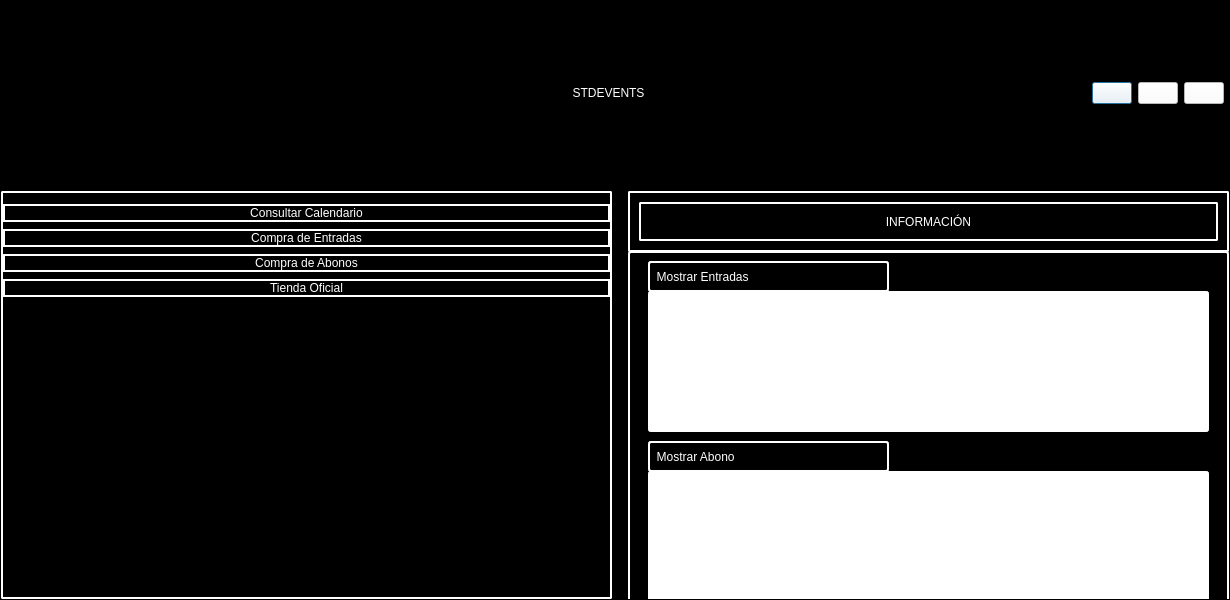
<?xml version="1.0" encoding="UTF-8"?>
<ui version="4.0">
 <class>vistaCliente</class>
 <widget class="QDialog" name="vistaCliente">
  <property name="geometry">
   <rect>
    <x>0</x>
    <y>0</y>
    <width>1230</width>
    <height>600</height>
   </rect>
  </property>
  <property name="sizePolicy">
   <sizepolicy hsizetype="Preferred" vsizetype="Preferred">
    <horstretch>0</horstretch>
    <verstretch>0</verstretch>
   </sizepolicy>
  </property>
  <property name="windowTitle">
   <string>Dialog</string>
  </property>
  <layout class="QVBoxLayout" name="verticalLayout">
   <property name="leftMargin">
    <number>0</number>
   </property>
   <property name="topMargin">
    <number>0</number>
   </property>
   <property name="rightMargin">
    <number>0</number>
   </property>
   <property name="bottomMargin">
    <number>0</number>
   </property>
   <item>
    <widget class="QFrame" name="frame">
     <property name="styleSheet">
      <string notr="true">background-color: rgb(0, 0, 0);</string>
     </property>
     <property name="frameShape">
      <enum>QFrame::StyledPanel</enum>
     </property>
     <property name="frameShadow">
      <enum>QFrame::Raised</enum>
     </property>
     <layout class="QVBoxLayout" name="verticalLayout_2" stretch="1,0">
      <property name="spacing">
       <number>6</number>
      </property>
      <property name="leftMargin">
       <number>0</number>
      </property>
      <property name="topMargin">
       <number>0</number>
      </property>
      <property name="rightMargin">
       <number>0</number>
      </property>
      <property name="bottomMargin">
       <number>0</number>
      </property>
      <item>
       <widget class="QFrame" name="frame_superior">
        <property name="maximumSize">
         <size>
          <width>16777215</width>
          <height>16777215</height>
         </size>
        </property>
        <property name="styleSheet">
         <string notr="true">background-color : rgb(0,0,0);
</string>
        </property>
        <property name="frameShape">
         <enum>QFrame::NoFrame</enum>
        </property>
        <property name="frameShadow">
         <enum>QFrame::Raised</enum>
        </property>
        <layout class="QHBoxLayout" name="horizontalLayout">
         <property name="spacing">
          <number>6</number>
         </property>
         <property name="leftMargin">
          <number>0</number>
         </property>
         <property name="topMargin">
          <number>0</number>
         </property>
         <property name="rightMargin">
          <number>5</number>
         </property>
         <property name="bottomMargin">
          <number>0</number>
         </property>
         <item>
          <widget class="QFrame" name="imagen">
           <property name="maximumSize">
            <size>
             <width>124</width>
             <height>300</height>
            </size>
           </property>
           <property name="styleSheet">
            <string notr="true">image: url(:/Files/Captura de pantalla 2024-01-02 172038.jpg);</string>
           </property>
           <property name="frameShape">
            <enum>QFrame::Box</enum>
           </property>
           <property name="frameShadow">
            <enum>QFrame::Raised</enum>
           </property>
          </widget>
         </item>
         <item>
          <widget class="QLabel" name="label">
           <property name="styleSheet">
            <string notr="true">font: 1000 20pt &quot;Arial Black&quot;;
color : rgb(255, 255, 255);

</string>
           </property>
           <property name="text">
            <string>STDEVENTS</string>
           </property>
           <property name="alignment">
            <set>Qt::AlignCenter</set>
           </property>
          </widget>
         </item>
         <item>
          <widget class="QPushButton" name="pushButton_3">
           <property name="sizePolicy">
            <sizepolicy hsizetype="Fixed" vsizetype="Fixed">
             <horstretch>0</horstretch>
             <verstretch>0</verstretch>
            </sizepolicy>
           </property>
           <property name="minimumSize">
            <size>
             <width>0</width>
             <height>0</height>
            </size>
           </property>
           <property name="palette">
            <palette>
             <active>
              <colorrole role="Button">
               <brush brushstyle="SolidPattern">
                <color alpha="255">
                 <red>255</red>
                 <green>255</green>
                 <blue>255</blue>
                </color>
               </brush>
              </colorrole>
              <colorrole role="Base">
               <brush brushstyle="SolidPattern">
                <color alpha="255">
                 <red>255</red>
                 <green>255</green>
                 <blue>255</blue>
                </color>
               </brush>
              </colorrole>
              <colorrole role="Window">
               <brush brushstyle="SolidPattern">
                <color alpha="255">
                 <red>255</red>
                 <green>255</green>
                 <blue>255</blue>
                </color>
               </brush>
              </colorrole>
             </active>
             <inactive>
              <colorrole role="Button">
               <brush brushstyle="SolidPattern">
                <color alpha="255">
                 <red>255</red>
                 <green>255</green>
                 <blue>255</blue>
                </color>
               </brush>
              </colorrole>
              <colorrole role="Base">
               <brush brushstyle="SolidPattern">
                <color alpha="255">
                 <red>255</red>
                 <green>255</green>
                 <blue>255</blue>
                </color>
               </brush>
              </colorrole>
              <colorrole role="Window">
               <brush brushstyle="SolidPattern">
                <color alpha="255">
                 <red>255</red>
                 <green>255</green>
                 <blue>255</blue>
                </color>
               </brush>
              </colorrole>
             </inactive>
             <disabled>
              <colorrole role="Button">
               <brush brushstyle="SolidPattern">
                <color alpha="255">
                 <red>255</red>
                 <green>255</green>
                 <blue>255</blue>
                </color>
               </brush>
              </colorrole>
              <colorrole role="Base">
               <brush brushstyle="SolidPattern">
                <color alpha="255">
                 <red>255</red>
                 <green>255</green>
                 <blue>255</blue>
                </color>
               </brush>
              </colorrole>
              <colorrole role="Window">
               <brush brushstyle="SolidPattern">
                <color alpha="255">
                 <red>255</red>
                 <green>255</green>
                 <blue>255</blue>
                </color>
               </brush>
              </colorrole>
             </disabled>
            </palette>
           </property>
           <property name="styleSheet">
            <string notr="true">background-color: rgb(255, 255, 255);
icon-color: black;</string>
           </property>
           <property name="text">
            <string/>
           </property>
           <property name="icon">
            <iconset>
             <normaloff>../../imagenes/minimizar.jpg</normaloff>../../imagenes/minimizar.jpg</iconset>
           </property>
           <property name="checkable">
            <bool>false</bool>
           </property>
          </widget>
         </item>
         <item>
          <widget class="QPushButton" name="pushButton_4">
           <property name="sizePolicy">
            <sizepolicy hsizetype="Fixed" vsizetype="Fixed">
             <horstretch>0</horstretch>
             <verstretch>0</verstretch>
            </sizepolicy>
           </property>
           <property name="styleSheet">
            <string notr="true">background-color: rgb(255, 255, 255);
color: rgb(0, 0, 0);</string>
           </property>
           <property name="text">
            <string/>
           </property>
           <property name="icon">
            <iconset>
             <normaloff>../../imagenes/window.png</normaloff>../../imagenes/window.png</iconset>
           </property>
          </widget>
         </item>
         <item>
          <widget class="QPushButton" name="pushButton">
           <property name="sizePolicy">
            <sizepolicy hsizetype="Fixed" vsizetype="Fixed">
             <horstretch>0</horstretch>
             <verstretch>0</verstretch>
            </sizepolicy>
           </property>
           <property name="styleSheet">
            <string notr="true">background-color: rgb(255, 255, 255);
color: rgb(0, 0, 0);</string>
           </property>
           <property name="text">
            <string/>
           </property>
           <property name="icon">
            <iconset>
             <normaloff>../../imagenes/cerrar.jpg</normaloff>../../imagenes/cerrar.jpg</iconset>
           </property>
           <property name="autoRepeat">
            <bool>false</bool>
           </property>
           <property name="autoExclusive">
            <bool>false</bool>
           </property>
          </widget>
         </item>
        </layout>
        <zorder>label</zorder>
        <zorder>pushButton</zorder>
        <zorder>pushButton_4</zorder>
        <zorder>imagen</zorder>
        <zorder>pushButton_3</zorder>
       </widget>
      </item>
      <item>
       <widget class="QFrame" name="frame_3">
        <property name="maximumSize">
         <size>
          <width>16777181</width>
          <height>16777215</height>
         </size>
        </property>
        <property name="autoFillBackground">
         <bool>false</bool>
        </property>
        <property name="styleSheet">
         <string notr="true">background-color: rgb(0, 0, 0);</string>
        </property>
        <property name="frameShape">
         <enum>QFrame::NoFrame</enum>
        </property>
        <property name="frameShadow">
         <enum>QFrame::Raised</enum>
        </property>
        <layout class="QHBoxLayout" name="horizontalLayout_2">
         <property name="leftMargin">
          <number>0</number>
         </property>
         <property name="topMargin">
          <number>0</number>
         </property>
         <property name="rightMargin">
          <number>0</number>
         </property>
         <property name="bottomMargin">
          <number>0</number>
         </property>
         <item>
          <widget class="QFrame" name="frame_2">
           <property name="sizePolicy">
            <sizepolicy hsizetype="Preferred" vsizetype="Preferred">
             <horstretch>0</horstretch>
             <verstretch>0</verstretch>
            </sizepolicy>
           </property>
           <property name="maximumSize">
            <size>
             <width>16777215</width>
             <height>16777215</height>
            </size>
           </property>
           <property name="styleSheet">
            <string notr="true">background-image: url(:/Files/elion-jashari-ByJvnMS3emY-unsplash2.jpg);
border: 2px solid white;
border-radius: 2px;
color: white;

</string>
           </property>
           <property name="frameShape">
            <enum>QFrame::NoFrame</enum>
           </property>
           <property name="frameShadow">
            <enum>QFrame::Raised</enum>
           </property>
           <property name="lineWidth">
            <number>1</number>
           </property>
           <layout class="QVBoxLayout" name="verticalLayout_4">
            <property name="spacing">
             <number>7</number>
            </property>
            <property name="leftMargin">
             <number>0</number>
            </property>
            <property name="topMargin">
             <number>11</number>
            </property>
            <property name="rightMargin">
             <number>0</number>
            </property>
            <property name="bottomMargin">
             <number>300</number>
            </property>
            <item>
             <widget class="QPushButton" name="pushButton_7">
              <property name="styleSheet">
               <string notr="true">font: 900 9pt &quot;Arial Black&quot;;
border: 2px solid white;
border-radius: 10px;
color: white;</string>
              </property>
              <property name="text">
               <string>Consultar Calendario</string>
              </property>
             </widget>
            </item>
            <item>
             <widget class="QPushButton" name="pushButton_8">
              <property name="styleSheet">
               <string notr="true">font: 900 9pt &quot;Arial Black&quot;;
border: 2px solid white;
border-radius: 10px;
color: white;</string>
              </property>
              <property name="text">
               <string>Compra de Entradas</string>
              </property>
             </widget>
            </item>
            <item>
             <widget class="QPushButton" name="pushButton_5">
              <property name="styleSheet">
               <string notr="true">font: 900 9pt &quot;Arial Black&quot;;
border: 2px solid white;
border-radius: 10px;
color: white;</string>
              </property>
              <property name="text">
               <string>Compra de Abonos</string>
              </property>
             </widget>
            </item>
            <item>
             <widget class="QPushButton" name="pushButton_6">
              <property name="styleSheet">
               <string notr="true">font: 900 9pt &quot;Arial Black&quot;;
border: 2px solid white;
border-radius: 10px;
color: white;</string>
              </property>
              <property name="text">
               <string>Tienda Oficial</string>
              </property>
             </widget>
            </item>
           </layout>
          </widget>
         </item>
         <item>
          <widget class="QFrame" name="frame_5">
           <property name="palette">
            <palette>
             <active>
              <colorrole role="Button">
               <brush brushstyle="SolidPattern">
                <color alpha="255">
                 <red>0</red>
                 <green>0</green>
                 <blue>0</blue>
                </color>
               </brush>
              </colorrole>
              <colorrole role="Base">
               <brush brushstyle="SolidPattern">
                <color alpha="255">
                 <red>0</red>
                 <green>0</green>
                 <blue>0</blue>
                </color>
               </brush>
              </colorrole>
              <colorrole role="Window">
               <brush brushstyle="SolidPattern">
                <color alpha="255">
                 <red>0</red>
                 <green>0</green>
                 <blue>0</blue>
                </color>
               </brush>
              </colorrole>
             </active>
             <inactive>
              <colorrole role="Button">
               <brush brushstyle="SolidPattern">
                <color alpha="255">
                 <red>0</red>
                 <green>0</green>
                 <blue>0</blue>
                </color>
               </brush>
              </colorrole>
              <colorrole role="Base">
               <brush brushstyle="SolidPattern">
                <color alpha="255">
                 <red>0</red>
                 <green>0</green>
                 <blue>0</blue>
                </color>
               </brush>
              </colorrole>
              <colorrole role="Window">
               <brush brushstyle="SolidPattern">
                <color alpha="255">
                 <red>0</red>
                 <green>0</green>
                 <blue>0</blue>
                </color>
               </brush>
              </colorrole>
             </inactive>
             <disabled>
              <colorrole role="Button">
               <brush brushstyle="SolidPattern">
                <color alpha="255">
                 <red>0</red>
                 <green>0</green>
                 <blue>0</blue>
                </color>
               </brush>
              </colorrole>
              <colorrole role="Base">
               <brush brushstyle="SolidPattern">
                <color alpha="255">
                 <red>0</red>
                 <green>0</green>
                 <blue>0</blue>
                </color>
               </brush>
              </colorrole>
              <colorrole role="Window">
               <brush brushstyle="SolidPattern">
                <color alpha="255">
                 <red>0</red>
                 <green>0</green>
                 <blue>0</blue>
                </color>
               </brush>
              </colorrole>
             </disabled>
            </palette>
           </property>
           <property name="frameShape">
            <enum>QFrame::Box</enum>
           </property>
           <property name="frameShadow">
            <enum>QFrame::Raised</enum>
           </property>
           <widget class="QFrame" name="frame_4">
            <property name="geometry">
             <rect>
              <x>10</x>
              <y>0</y>
              <width>601</width>
              <height>61</height>
             </rect>
            </property>
            <property name="styleSheet">
             <string notr="true">font: 900 9pt &quot;Arial Black&quot;;
border: 2px solid white;
border-radius: 2px;
color: white;</string>
            </property>
            <property name="frameShape">
             <enum>QFrame::StyledPanel</enum>
            </property>
            <property name="frameShadow">
             <enum>QFrame::Raised</enum>
            </property>
            <layout class="QVBoxLayout" name="verticalLayout_5">
             <item>
              <widget class="QLabel" name="label_2">
               <property name="styleSheet">
                <string notr="true">font: 900 9pt &quot;Arial Black&quot;;</string>
               </property>
               <property name="frameShape">
                <enum>QFrame::NoFrame</enum>
               </property>
               <property name="text">
                <string>INFORMACIÓN</string>
               </property>
               <property name="alignment">
                <set>Qt::AlignCenter</set>
               </property>
              </widget>
             </item>
            </layout>
           </widget>
           <widget class="QFrame" name="frame_6">
            <property name="geometry">
             <rect>
              <x>10</x>
              <y>60</y>
              <width>601</width>
              <height>381</height>
             </rect>
            </property>
            <property name="styleSheet">
             <string notr="true">border: 2px solid white;
border-radius: 3px;
</string>
            </property>
            <property name="frameShape">
             <enum>QFrame::StyledPanel</enum>
            </property>
            <property name="frameShadow">
             <enum>QFrame::Raised</enum>
            </property>
            <widget class="QTextEdit" name="textEdit">
             <property name="geometry">
              <rect>
               <x>20</x>
               <y>40</y>
               <width>561</width>
               <height>141</height>
              </rect>
             </property>
             <property name="styleSheet">
              <string notr="true">font: 900 9pt &quot;Arial Black&quot;;
text-align: left;
border: 2px solid white;
border-radius: 3px;
color: rgb(0,0,0);
background-color: rgb(255, 255, 255);</string>
             </property>
             <property name="readOnly">
              <bool>true</bool>
             </property>
            </widget>
            <widget class="QTextEdit" name="textEdit_2">
             <property name="geometry">
              <rect>
               <x>20</x>
               <y>220</y>
               <width>561</width>
               <height>141</height>
              </rect>
             </property>
             <property name="styleSheet">
              <string notr="true">background-color: rgb(255, 255, 255);
color:rgb(0, 0, 0);
font: 900 9pt &quot;Arial Black&quot;;
text-align: left;
border: 2px solid white;
border-radius: 3px;
</string>
             </property>
             <property name="readOnly">
              <bool>true</bool>
             </property>
            </widget>
            <widget class="QPushButton" name="pushButton_10">
             <property name="geometry">
              <rect>
               <x>20</x>
               <y>190</y>
               <width>241</width>
               <height>31</height>
              </rect>
             </property>
             <property name="accessibleName">
              <string>0</string>
             </property>
             <property name="styleSheet">
              <string notr="true">font: 900 9pt &quot;Arial Black&quot;;
text-align: left;
border: 2px solid white;
border-radius: 3px;
color: white;
</string>
             </property>
             <property name="text">
              <string>  Mostrar Abono</string>
             </property>
             <property name="icon">
              <iconset>
               <normaloff>../../imagenes/abono.jpg</normaloff>../../imagenes/abono.jpg</iconset>
             </property>
             <property name="iconSize">
              <size>
               <width>35</width>
               <height>35</height>
              </size>
             </property>
            </widget>
            <widget class="QPushButton" name="pushButton_11">
             <property name="geometry">
              <rect>
               <x>20</x>
               <y>10</y>
               <width>241</width>
               <height>31</height>
              </rect>
             </property>
             <property name="layoutDirection">
              <enum>Qt::LeftToRight</enum>
             </property>
             <property name="styleSheet">
              <string notr="true">font: 900 9pt &quot;Arial Black&quot;;
text-align: left;
border: 2px solid white;
border-radius: 3px;
color: white;</string>
             </property>
             <property name="text">
              <string>  Mostrar Entradas</string>
             </property>
             <property name="icon">
              <iconset>
               <normaloff>../../imagenes/entrada.jpg</normaloff>../../imagenes/entrada.jpg</iconset>
             </property>
             <property name="iconSize">
              <size>
               <width>35</width>
               <height>35</height>
              </size>
             </property>
            </widget>
           </widget>
          </widget>
         </item>
        </layout>
       </widget>
      </item>
     </layout>
    </widget>
   </item>
  </layout>
 </widget>
 <resources/>
 <connections/>
</ui>
